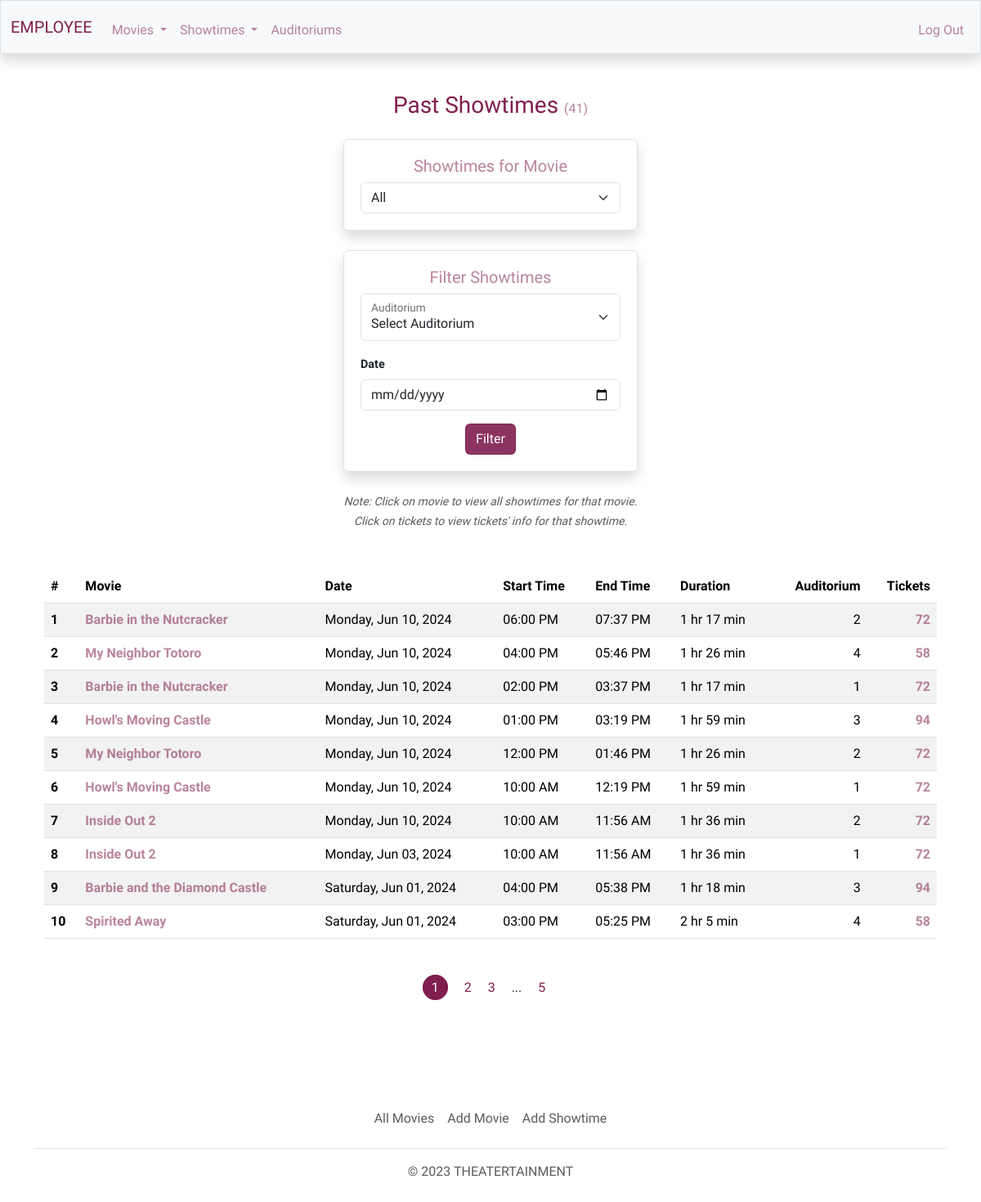
Page /employee/showtimes/past-showtimes (signed in) on the committed database.
### theatert/models.py (models this page shows, shortened)
class Screening(db.Model):
    id = db.Column(db.Integer, primary_key=True)
    start_datetime = db.Column(db.DateTime, nullable=False)
    end_datetime = db.Column(db.DateTime, nullable=False)
    adult_price = db.Column(db.Numeric, nullable=False)
    child_price = db.Column(db.Numeric, nullable=False)
    senior_price = db.Column(db.Numeric, nullable=False)
    auditorium_id = db.Column(db.Integer, db.ForeignKey('auditorium.id'), nullable=False) # Has one auditorium
    movie_id = db.Column(db.Integer, db.ForeignKey('movie.id'), nullable=False) # Has one movie
    tickets = db.relationship('Ticket', backref='screening', lazy=True) # Can have many tickets

class Movie(db.Model):
    id = db.Column(db.Integer, primary_key=True)
    tmdb_id = db.Column(db.Integer, unique=True, nullable=False)
    title = db.Column(db.String, nullable=False)
    route = db.Column(db.String, unique=True, nullable=False)
    status = db.Column(db.String)
    overview = db.Column(db.String)
    release_date = db.Column(db.DateTime)
    runtime = db.Column(db.Integer)
    tagline = db.Column(db.String)
    rating = db.Column(db.String)
    poster_path = db.Column(db.String)
    backdrop_path = db.Column(db.String)
    trailer_path = db.Column(db.String)
    active = db.Column(db.Boolean, default=False, nullable=False)
    deleted = db.Column(db.Boolean, default=False, nullable=False)
    genres = db.relationship('Genre', secondary=genres, lazy='subquery',
                             backref=db.backref('movies', lazy=True)) # Can have many genres
    screenings = db.relationship('Screening', backref='movie', lazy=True) # Can have many screenings
    watchlist = db.relationship('Watchlist', backref='movie', lazy=True) # Can be a part of many watchlists

class Auditorium(db.Model):
    id = db.Column(db.Integer, primary_key=True)
    rows = db.Column(db.Integer, nullable=False)
    cols = db.Column(db.Integer, nullable=False)
    seats = db.relationship('Seat', backref='auditorium', lazy=True) # Can have many seats
    screenings = db.relationship('Screening', backref='auditorium', lazy=True) # Can have many screenings

### theatert/users/employees/showtimes/routes.py (the view)
@showtimes.route('/past-showtimes')
@login_required(role="EMPLOYEE")
def past_showtimes():
    screenings, choices, total, movies, seats_total = get_showtimes(
        request.args.get('auditorium', None, type=int),
        request.args.get('date', None, type=date_obj),
        request.args.get('page', 1, type=int),
        'past', None
    )
    return render_template('employee/showtimes.html', title='Past Showtimes', \
                           screenings=screenings, movies=movies, \
                           seats_total=seats_total, total=total,  url='employees.showtimes.past_showtimes', \
                            choices=choices)

### theatert/models.py (called while the page is built)
@login_manager.user_loader
def load_user(user_id):
    return User.query.get(int(user_id))

### theatert/users/utils.py (called while the page is built)
def login_required(role="ANY"):
    def wrapper(f):
        @wraps(f)
        def decorated_function(*args, **kwargs):
            if not current_user.is_authenticated:
                if role == "MEMBER":
                    session['form_data_login'] = request.form
                return login_manager.unauthorized()
            return f(*args, **kwargs)
        return decorated_function
    return wrapper

### theatert/templates/employee/showtimes.html (shortened to what this page needs)
{% extends "employee/layout.html" %}
{% block main %}
    {% if total == 0 %}
        <h3 class="color-dark mb-3">{{ title }}</h3>
        <div class="border container cont-2 rounded shadow mb-4">
            <form action="" method="GET" class="needs-validation" novalidate>
                <h5 class="color-light">Filter Showtimes</h5>
                <div class="form-floating">
                    <select class="form-select mb-3" id="select-auditoriums" name="auditorium">
                        <option value="">Select Auditorium</option>
                        {% for c in choices %}
                            <option value="{{ c[0] }}">{{ c[1] }}</option>
                        {% endfor %}
                    </select>
                    <label for="select-auditoriums">Auditorium</label>
                </div>
                <div class="left-align mb-3">
                    <label class="font-bold form-label font-sm mx-auto w-auto">Date</label>
                    <input type="date" class="form-control" name="date"/>
                </div>
                <button type="submit" class="btn btn-primary">Filter</button>
            </form>
        </div>
        <h6 class="text-body-secondary my-4">There are no showtimes.</h6>
    {% else %}
        <h3 class="color-dark mb-3">{{ title }} <span class="my-small color-light">({{ total }})</span></h3>
        <div class="border container cont-2 rounded shadow mb-4">
            <h5 class="color-light">Showtimes for Movie</h5>
            <select class="form-select" id="select-link">
                <option value="">All</option>
            </select>
        </div>
        <div class="border container cont-2 rounded shadow mb-4">
            <form action="" method="GET" class="needs-validation" novalidate>
                <h5 class="color-light">Filter Showtimes</h5>
                <div class="form-floating">
                    <select class="form-select mb-3" id="select-auditoriums" name="auditorium">
                        {% for c in choices %}
                            <option value="{{ c[0] }}">{{ c[1] }}</option>
                        {% endfor %}
                    </select>
                    <label for="select-auditoriums">Auditorium</label>
                </div>
                <div class="left-align mb-3">
                    <label class="font-bold form-label font-sm mx-auto w-auto">Date</label>
                    <input type="date" class="form-control" name="date"/>
                </div>
                <button type="submit" class="btn btn-primary">Filter</button>
            </form>
        </div>
        <div class="container"><small class="fst-italic text-body-secondary">Note: Click on movie to view all showtimes for that movie.</small></div>
        <div class="container"><small class="fst-italic text-body-secondary">Click on tickets to view tickets' info for that showtime.</small></div>
        <div class="table-responsive-xl mt-5">
            <table class="table table-striped">
                <thead>
                    <tr>
                        <th class="text-start">#</th>
                        <th class="text-start">Movie</th>
                        <th class="text-start">Date</th>
                        <th class="text-start">Start Time</th>
                        <th class="text-start">End Time</th>
                        <th class="text-start">Duration</th>
                        <th class="text-end">Auditorium</th>
                        <th class="text-end">Tickets</th>
                    </tr>
                </thead>
                <tbody>
                    {% for s in screenings %}
                    <tr>
                        <th class="text-start">{{ loop.index }}</th>
                        <td class="text-start">
                            <a href="{{ url_for('employees.showtimes.movie', movie_route=s.movie.route) }}" class="info fw-bold">{{ s.movie.title }}</a>
                        </td>
                        <td class="text-start">{{ s.start_datetime.strftime("%A, %b %d, %Y") }}</td>
                        <td class="text-start">{{ s.start_datetime.strftime(" %I:%M %p") }}</td>
                        <td class="text-start">{{ s.end_datetime.strftime(" %I:%M %p") }}</td>
                        {% if s.movie.runtime < 60 %}
                            {% set runtime = (s.movie.runtime)|string + ' min' %}
                        {% else %}
                            {% set runtime = (s.movie.runtime // 60)|string + ' hr ' + (s.movie.runtime % 60)|string + ' min' %}
                        {% endif %}
                        <td class="text-start">{{ runtime }}</td>
                        <td class="text-end">{{ s.auditorium.id }}</td>
                        <td class="text-end"><a href="{{ url_for('employees.tickets', s_id=s.id) }}" class="info fw-bolder">{{ seats_total[loop.index0] }}</a></td>
                    </tr>
                    {% endfor %}
                </tbody>
            </table>
        </div>
        <div class="my-5">
            {% for pg_num in screenings.iter_pages(left_edge=1, right_edge=1, left_current=1, right_current=2) %}
                    {% if pg_num %}
                        {% if screenings.page == pg_num %}
                            <a class="page-current me-3" href="{{ url_for(url, page=pg_num, auditorium=auditorium, date=date) }}">{{ pg_num }}</a>
                        {% else %}
                            <a class="page me-3" href="{{ url_for(url, page=pg_num, auditorium=auditorium, date=date) }}">{{ pg_num }}</a>
                        {% endif %}
                    {% else %}
                        <span class="me-3">...</span>
                    {% endif %}
            {% endfor %}
        </div>
    {% endif %}
{% endblock %}

### theatert/static/css/main.css (style rules this page uses)
a { text-decoration: none; color: inherit; }
body { font-family: 'Work Sans', sans-serif!important; }
.cont-1, .cont-2, .cont-3, .cont-4, .cont-5, .cont-6, .cont-7 { border-radius: 25px; margin-top: 3vh; padding: 20px; width: 70vw; }
.cont-2 { width: 30vw; }
.font-bold { font-weight: bold; }
.font-sm { font-size: .9em; }
.info { cursor: pointer; }
.left-align { text-align: left; }
.my-small { font-size: medium; }

### rows in the picture
Screening: movie "Barbie in the Nutcracker", start_datetime "Monday, Jun 10, 2024", start_datetime "06:00 PM", end_datetime "07:37 PM", runtime "1 hr 17 min", auditorium.id "2", seats_total "72"
Screening: movie "My Neighbor Totoro", start_datetime "Monday, Jun 10, 2024", start_datetime "04:00 PM", end_datetime "05:46 PM", runtime "1 hr 26 min", auditorium.id "4", seats_total "58"
Screening: movie "Barbie in the Nutcracker", start_datetime "Monday, Jun 10, 2024", start_datetime "02:00 PM", end_datetime "03:37 PM", runtime "1 hr 17 min", auditorium.id "1", seats_total "72"
Screening: movie "Howl's Moving Castle", start_datetime "Monday, Jun 10, 2024", start_datetime "01:00 PM", end_datetime "03:19 PM", runtime "1 hr 59 min", auditorium.id "3", seats_total "94"
Screening: movie "My Neighbor Totoro", start_datetime "Monday, Jun 10, 2024", start_datetime "12:00 PM", end_datetime "01:46 PM", runtime "1 hr 26 min", auditorium.id "2", seats_total "72"
Screening: movie "Howl's Moving Castle", start_datetime "Monday, Jun 10, 2024", start_datetime "10:00 AM", end_datetime "12:19 PM", runtime "1 hr 59 min", auditorium.id "1", seats_total "72"
Screening: movie "Inside Out 2", start_datetime "Monday, Jun 10, 2024", start_datetime "10:00 AM", end_datetime "11:56 AM", runtime "1 hr 36 min", auditorium.id "2", seats_total "72"
Screening: movie "Inside Out 2", start_datetime "Monday, Jun 03, 2024", start_datetime "10:00 AM", end_datetime "11:56 AM", runtime "1 hr 36 min", auditorium.id "1", seats_total "72"
Screening: movie "Barbie and the Diamond Castle", start_datetime "Saturday, Jun 01, 2024", start_datetime "04:00 PM", end_datetime "05:38 PM", runtime "1 hr 18 min", auditorium.id "3", seats_total "94"
Screening: movie "Spirited Away", start_datetime "Saturday, Jun 01, 2024", start_datetime "03:00 PM", end_datetime "05:25 PM", runtime "2 hr 5 min", auditorium.id "4", seats_total "58"

### other values in the picture
{{ title }} "Past Showtimes"
{{ total }} "41"
{{ pg_num }} "1"
{{ pg_num }} "2" "3" "5"
form field auditorium "Select Auditorium"
